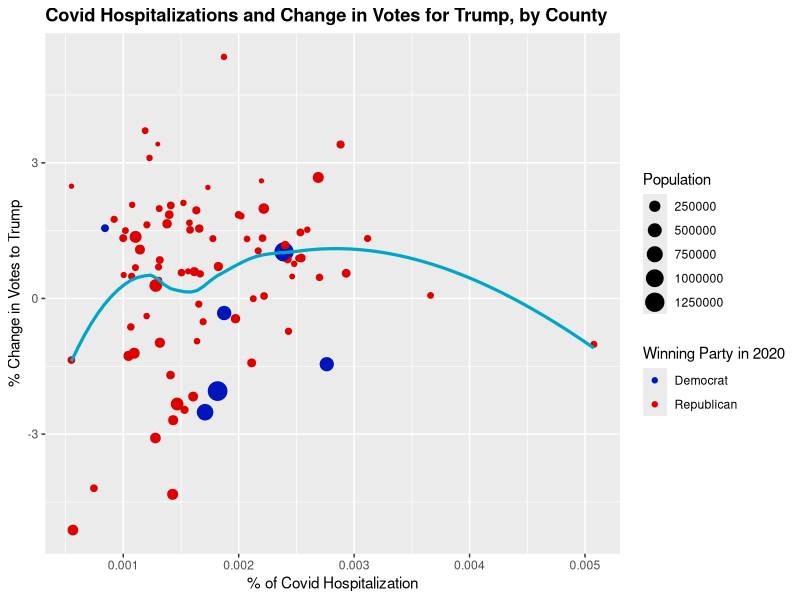
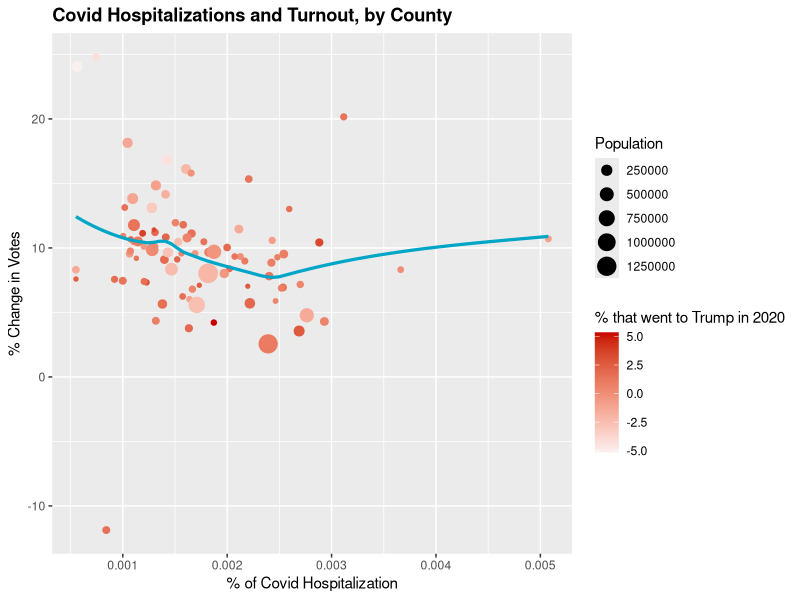
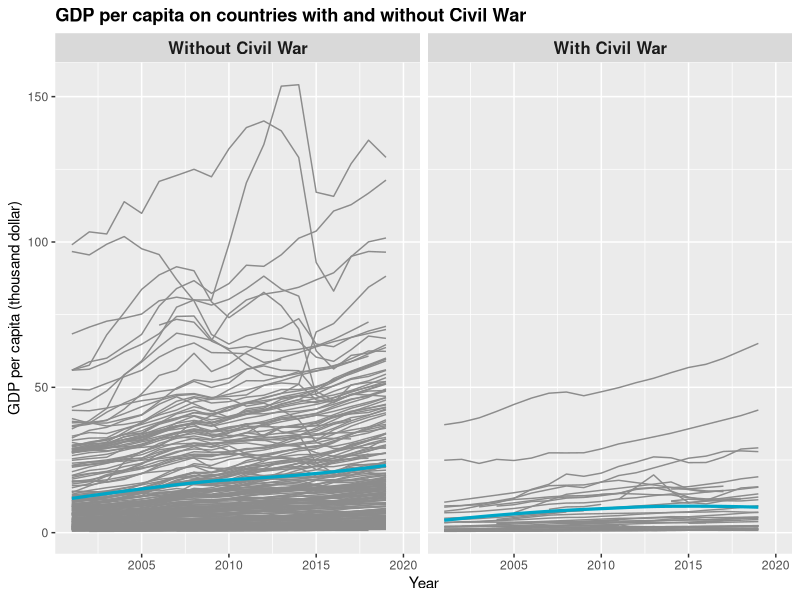

Recreate these plots in R, in order.
## ---- chunk 1
library(ggplot2)

mydata <- read.csv("ohio_election_data.csv")

#calculate the % change in votes for Trump
mydata$total_2016 <- mydata$trump_votes2016 + mydata$clinton_votes2016
mydata$total_2020 <- mydata$trump_votes2020 + mydata$biden_votes2020
mydata$trump_change <- mydata$trump_votes2020/mydata$total_2020*100 - mydata$trump_votes2016/ mydata$total_2016*100

#calculate the % of covid hospitality
mydata$percent_covid_hosp <- mydata$covid_hosp / mydata$Population

#create a new variable for the winning party in 2020
mydata$more_votes_2020 <- ifelse(mydata$trump_votes2020>mydata$biden_votes2020,"Republican","Democrat")

#customize color for Democrat and Republican by using scale_color_manual
G <- ggplot(data=mydata,mapping=aes(x=percent_covid_hosp,y=trump_change, size = Population)) + geom_point(aes(color=more_votes_2020)) + scale_color_manual(values = c("#0015BC", "#DE0100")) + geom_smooth(size=1.1, color="#00a6c7", se=FALSE)

#add labels to the plot
G <- G + labs(title = "Covid Hospitalizations and Change in Votes for Trump, by County", x="% of Covid Hospitalization", y = "% Change in Votes to Trump", color="Winning Party in 2020" ) + theme(plot.title = element_text(face="bold"))

G



## ---- chunk 2

#calculate the % of total vote changes between 2016 and 2020
mydata$vote_change <- (mydata$total_2020 -  mydata$total_2016)/mydata$total_2016*100

#make the plot with x,y axes and two indicators (size: population, color: changes in votes for Trump)
G2 <- ggplot(data=mydata,mapping=aes(x=percent_covid_hosp,y=vote_change, color = trump_change, size = Population)) + geom_point() + geom_smooth(size=1.1, color="#00a6c7", se= FALSE)

#set gradient between two colors to show the % change in Trump's votes
G2 <- G2 + scale_color_gradient(low="#faf0f0", high="#c70000")

#add the label names
G2 <- G2 + labs(title = "Covid Hospitalizations and Turnout, by County", x="% of Covid Hospitalization", y = "% Change in Votes", color="% that went to Trump in 2020" ) + theme(plot.title = element_text(face="bold"))

G2

## ---- chunk 3
df <- read.csv("world_bank.csv")

#create the plot with Time as the X-axis and GDP as the Y-axis. Show the change in time by grouping the country.
G3 <- ggplot(data=df,mapping=aes(x=Time,y=gdp)) + geom_line(color="gray55", aes(group=Country.Name)) + geom_smooth(size= 1.1, method ="loess",se=FALSE, color ="#00a6c7" ) 

#break into 2 facets, assign label names to civil war values
cw.labs <- c("0" = "Without Civil War", "1" = "With Civil War")
G3 <- G3 + facet_wrap(~civilwar, ncol=2, labeller = labeller(.default = cw.labs)) + theme(strip.text.x = element_text(size = 12, face = "bold"))

#add the label names
G3 <- G3 + labs(x = "Year", y="GDP per capita (thousand dollar)", title="GDP per capita on countries with and without Civil War")+ theme(plot.title = element_text(face="bold"))
G3
